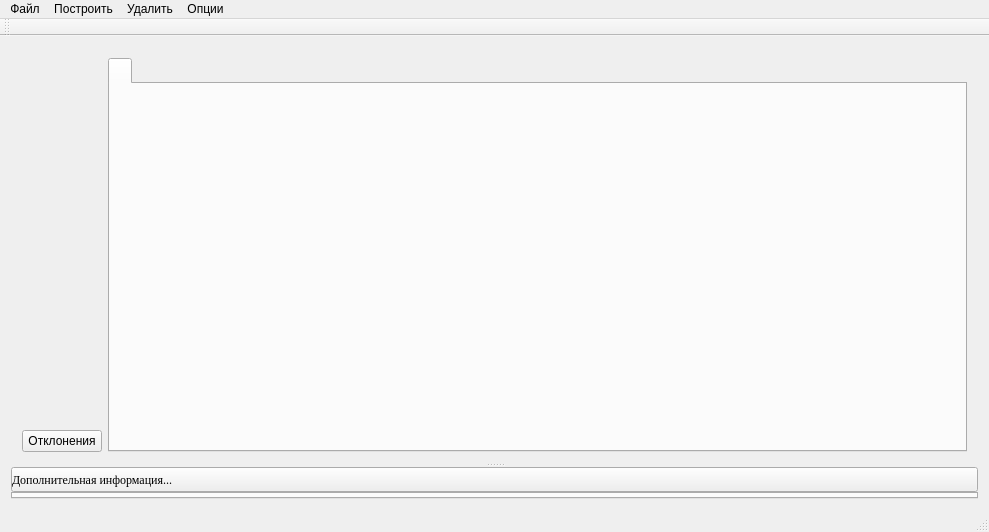
<?xml version="1.0" encoding="UTF-8"?>
<ui version="4.0">
 <class>MainWindow</class>
 <widget class="QMainWindow" name="MainWindow">
  <property name="geometry">
   <rect>
    <x>0</x>
    <y>0</y>
    <width>989</width>
    <height>532</height>
   </rect>
  </property>
  <property name="sizePolicy">
   <sizepolicy hsizetype="Preferred" vsizetype="Preferred">
    <horstretch>0</horstretch>
    <verstretch>0</verstretch>
   </sizepolicy>
  </property>
  <property name="baseSize">
   <size>
    <width>0</width>
    <height>0</height>
   </size>
  </property>
  <property name="windowTitle">
   <string>MainWindow</string>
  </property>
  <property name="iconSize">
   <size>
    <width>30</width>
    <height>30</height>
   </size>
  </property>
  <widget class="QWidget" name="centralWidget">
   <layout class="QGridLayout" name="gridLayout">
    <item row="0" column="0">
     <widget class="QSplitter" name="splitter_2">
      <property name="orientation">
       <enum>Qt::Vertical</enum>
      </property>
      <property name="opaqueResize">
       <bool>false</bool>
      </property>
      <property name="childrenCollapsible">
       <bool>false</bool>
      </property>
      <widget class="QWidget" name="layoutWidget">
       <layout class="QHBoxLayout" name="horizontalLayout">
        <item>
         <layout class="QVBoxLayout" name="verticalLayout">
          <item>
           <spacer name="verticalSpacer">
            <property name="orientation">
             <enum>Qt::Vertical</enum>
            </property>
            <property name="sizeHint" stdset="0">
             <size>
              <width>20</width>
              <height>40</height>
             </size>
            </property>
           </spacer>
          </item>
          <item>
           <widget class="QPushButton" name="pushButton">
            <property name="styleSheet">
             <string notr="true">font: 9pt &quot;Times New Roman&quot;;</string>
            </property>
            <property name="text">
             <string>Отклонения</string>
            </property>
           </widget>
          </item>
         </layout>
        </item>
        <item>
         <widget class="QTabWidget" name="widgetPanel">
          <property name="enabled">
           <bool>true</bool>
          </property>
          <property name="sizePolicy">
           <sizepolicy hsizetype="Expanding" vsizetype="Expanding">
            <horstretch>0</horstretch>
            <verstretch>0</verstretch>
           </sizepolicy>
          </property>
          <property name="minimumSize">
           <size>
            <width>500</width>
            <height>300</height>
           </size>
          </property>
          <property name="font">
           <font>
            <family>Times New Roman</family>
            <pointsize>9</pointsize>
           </font>
          </property>
          <property name="cursor">
           <cursorShape>CrossCursor</cursorShape>
          </property>
          <property name="currentIndex">
           <number>0</number>
          </property>
          <property name="usesScrollButtons">
           <bool>true</bool>
          </property>
          <property name="documentMode">
           <bool>false</bool>
          </property>
          <property name="movable">
           <bool>false</bool>
          </property>
          <widget class="QWidget" name="widgetPage1">
           <attribute name="title">
            <string/>
           </attribute>
          </widget>
         </widget>
        </item>
       </layout>
      </widget>
      <widget class="QSplitter" name="splitter">
       <property name="font">
        <font>
         <family>Times New Roman</family>
         <pointsize>9</pointsize>
        </font>
       </property>
       <property name="orientation">
        <enum>Qt::Vertical</enum>
       </property>
       <property name="opaqueResize">
        <bool>true</bool>
       </property>
       <property name="handleWidth">
        <number>0</number>
       </property>
       <property name="childrenCollapsible">
        <bool>false</bool>
       </property>
       <widget class="QPushButton" name="pushButton_2">
        <property name="maximumSize">
         <size>
          <width>16777215</width>
          <height>25</height>
         </size>
        </property>
        <property name="font">
         <font>
          <family>Times New Roman</family>
          <pointsize>9</pointsize>
          <weight>50</weight>
          <italic>false</italic>
          <bold>false</bold>
          <kerning>true</kerning>
         </font>
        </property>
        <property name="layoutDirection">
         <enum>Qt::LeftToRight</enum>
        </property>
        <property name="autoFillBackground">
         <bool>true</bool>
        </property>
        <property name="styleSheet">
         <string notr="true">font: 9pt &quot;Times New Roman&quot;;
Text-align:left;</string>
        </property>
        <property name="text">
         <string>Дополнительная информация...</string>
        </property>
        <property name="icon">
         <iconset>
          <normaloff>../../Google Chrome/Arrow-Down.png</normaloff>../../Google Chrome/Arrow-Down.png</iconset>
        </property>
        <property name="autoDefault">
         <bool>false</bool>
        </property>
        <property name="default">
         <bool>false</bool>
        </property>
        <property name="flat">
         <bool>false</bool>
        </property>
       </widget>
       <widget class="QTabWidget" name="tabWidget">
        <property name="font">
         <font>
          <pointsize>9</pointsize>
         </font>
        </property>
        <property name="currentIndex">
         <number>-1</number>
        </property>
       </widget>
      </widget>
     </widget>
    </item>
   </layout>
  </widget>
  <widget class="QMenuBar" name="menuBar">
   <property name="geometry">
    <rect>
     <x>0</x>
     <y>0</y>
     <width>989</width>
     <height>23</height>
    </rect>
   </property>
   <property name="styleSheet">
    <string notr="true">font: 9pt &quot;Times New Roman&quot;;</string>
   </property>
   <widget class="QMenu" name="menu">
    <property name="title">
     <string>Файл</string>
    </property>
    <addaction name="action"/>
   </widget>
   <widget class="QMenu" name="menu_2">
    <property name="title">
     <string>Построить</string>
    </property>
    <addaction name="action_3"/>
   </widget>
   <widget class="QMenu" name="menu_3">
    <property name="title">
     <string>Удалить</string>
    </property>
    <addaction name="action_6"/>
    <addaction name="action_5"/>
    <addaction name="action_4"/>
   </widget>
   <widget class="QMenu" name="menu_4">
    <property name="title">
     <string>Опции</string>
    </property>
    <addaction name="actionKoef"/>
    <addaction name="action_7"/>
   </widget>
   <addaction name="menu"/>
   <addaction name="menu_2"/>
   <addaction name="menu_3"/>
   <addaction name="menu_4"/>
  </widget>
  <widget class="QToolBar" name="mainToolBar">
   <attribute name="toolBarArea">
    <enum>TopToolBarArea</enum>
   </attribute>
   <attribute name="toolBarBreak">
    <bool>false</bool>
   </attribute>
  </widget>
  <widget class="QStatusBar" name="statusBar"/>
  <action name="action">
   <property name="text">
    <string>Загрузить</string>
   </property>
  </action>
  <action name="actionConstr">
   <property name="text">
    <string>Constr</string>
   </property>
  </action>
  <action name="action_2">
   <property name="text">
    <string>Прямую аппроксимации</string>
   </property>
  </action>
  <action name="action_3">
   <property name="text">
    <string>Интервал</string>
   </property>
  </action>
  <action name="action_4">
   <property name="text">
    <string>Интервал</string>
   </property>
  </action>
  <action name="action_5">
   <property name="text">
    <string>График</string>
   </property>
  </action>
  <action name="action_6">
   <property name="text">
    <string>Все данные</string>
   </property>
  </action>
  <action name="actionKoef">
   <property name="text">
    <string>Задать параметр критерия</string>
   </property>
  </action>
  <action name="action_7">
   <property name="text">
    <string>Задать стационарное время</string>
   </property>
  </action>
 </widget>
 <layoutdefault spacing="6" margin="11"/>
 <resources/>
 <connections/>
</ui>
